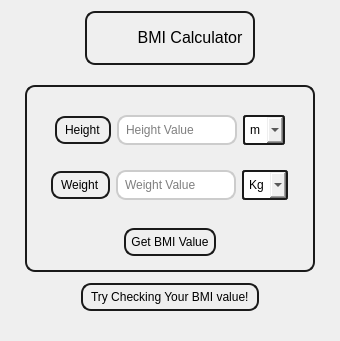
            <widget class="QWidget" name="Main_Page">
             <layout class="QVBoxLayout" name="verticalLayout_12">
              <item alignment="Qt::AlignHCenter|Qt::AlignTop">
               <widget class="QFrame" name="frame_18">
                <property name="styleSheet">
                 <string notr="true">QFrame{
    border-radius: 10px;
    border: 2px solid  hsl(0, 0%, 10%);;
    padding: 5px;
}
QLabel{
border:0px;
}</string>
                </property>
                <property name="frameShape">
                 <enum>QFrame::StyledPanel</enum>
                </property>
                <property name="frameShadow">
                 <enum>QFrame::Raised</enum>
                </property>
                <layout class="QHBoxLayout" name="horizontalLayout_8">
                 <property name="spacing">
                  <number>0</number>
                 </property>
                 <property name="leftMargin">
                  <number>0</number>
                 </property>
                 <property name="topMargin">
                  <number>0</number>
                 </property>
                 <property name="rightMargin">
                  <number>0</number>
                 </property>
                 <property name="bottomMargin">
                  <number>0</number>
                 </property>
                 <item>
                  <widget class="QLabel" name="label_7">
                   <property name="minimumSize">
                    <size>
                     <width>40</width>
                     <height>40</height>
                    </size>
                   </property>
                   <property name="maximumSize">
                    <size>
                     <width>40</width>
                     <height>40</height>
                    </size>
                   </property>
                   <property name="text">
                    <string/>
                   </property>
                   <property name="textFormat">
                    <enum>Qt::PlainText</enum>
                   </property>
                   <property name="pixmap">
                    <pixmap resource="../Qss/icons/_icons.qrc">:/images/Images/BMI.png</pixmap>
                   </property>
                   <property name="scaledContents">
                    <bool>true</bool>
                   </property>
                  </widget>
                 </item>
                 <item alignment="Qt::AlignHCenter|Qt::AlignVCenter">
                  <widget class="QLabel" name="label_9">
                   <property name="font">
                    <font>
                     <pointsize>12</pointsize>
                    </font>
                   </property>
                   <property name="layoutDirection">
                    <enum>Qt::LeftToRight</enum>
                   </property>
                   <property name="styleSheet">
                    <string notr="true"/>
                   </property>
                   <property name="text">
                    <string>BMI Calculator</string>
                   </property>
                   <property name="alignment">
                    <set>Qt::AlignHCenter|Qt::AlignTop</set>
                   </property>
                  </widget>
                 </item>
                </layout>
               </widget>
              </item>
              <item>
               <widget class="QFrame" name="Main_input_BMI">
                <property name="sizePolicy">
                 <sizepolicy hsizetype="Preferred" vsizetype="Expanding">
                  <horstretch>0</horstretch>
                  <verstretch>0</verstretch>
                 </sizepolicy>
                </property>
                <property name="styleSheet">
                 <string notr="true">QFrame,QPushButton{
    border-radius: 10px;
    border: 2px solid  hsl(0, 0%, 10%);;
    padding: 5px;
}
QComboBox{
    border: 2px solid  hsl(0, 0%, 10%);;
    padding: 5px;
 border-radius: 3px;
}

QLineEdit {
    border-radius: 10px;
    border: 2px solid #ccc;
    padding: 5px;
}
QPushButton:hover {
    background-color: #bdbdbd;
}
QLineEdit:focus {
    border-color: hsl(0, 0%, 30%);
}
#BMI_info_main,#Main_input_BMI,#Height_Box_BMI,#Weight_box_BMI{
border:0px;}</string>
                </property>
                <property name="frameShape">
                 <enum>QFrame::StyledPanel</enum>
                </property>
                <property name="frameShadow">
                 <enum>QFrame::Raised</enum>
                </property>
                <layout class="QVBoxLayout" name="verticalLayout_19">
                 <item alignment="Qt::AlignHCenter|Qt::AlignVCenter">
                  <widget class="QFrame" name="frame_2">
                   <property name="frameShape">
                    <enum>QFrame::StyledPanel</enum>
                   </property>
                   <property name="frameShadow">
                    <enum>QFrame::Raised</enum>
                   </property>
                   <layout class="QVBoxLayout" name="verticalLayout_22">
                    <item alignment="Qt::AlignHCenter">
                     <widget class="QFrame" name="Height_Box_BMI">
                      <property name="minimumSize">
                       <size>
                        <width>0</width>
                        <height>0</height>
                       </size>
                      </property>
                      <property name="frameShape">
                       <enum>QFrame::StyledPanel</enum>
                      </property>
                      <property name="frameShadow">
                       <enum>QFrame::Raised</enum>
                      </property>
                      <layout class="QHBoxLayout" name="horizontalLayout_7">
                       <item alignment="Qt::AlignHCenter|Qt::AlignVCenter">
                        <widget class="QLabel" name="label_13">
                         <property name="text">
                          <string>Height</string>
                         </property>
                        </widget>
                       </item>
                       <item>
                        <widget class="QLineEdit" name="Height_input_BMI">
                         <property name="minimumSize">
                          <size>
                           <width>0</width>
                           <height>0</height>
                          </size>
                         </property>
                         <property name="placeholderText">
                          <string>Height Value</string>
                         </property>
                        </widget>
                       </item>
                       <item>
                        <widget class="QComboBox" name="Units_height">
                         <property name="minimumSize">
                          <size>
                           <width>0</width>
                           <height>0</height>
                          </size>
                         </property>
                         <property name="maximumSize">
                          <size>
                           <width>70</width>
                           <height>30</height>
                          </size>
                         </property>
                         <item>
                          <property name="text">
                           <string>m</string>
                          </property>
                         </item>
                         <item>
                          <property name="text">
                           <string>In</string>
                          </property>
                         </item>
                        </widget>
                       </item>
                      </layout>
                     </widget>
                    </item>
                    <item alignment="Qt::AlignHCenter">
                     <widget class="QFrame" name="Weight_box_BMI">
                      <property name="frameShape">
                       <enum>QFrame::StyledPanel</enum>
                      </property>
                      <property name="frameShadow">
                       <enum>QFrame::Raised</enum>
                      </property>
                      <layout class="QHBoxLayout" name="horizontalLayout_19">
                       <property name="spacing">
                        <number>6</number>
                       </property>
                       <property name="leftMargin">
                        <number>0</number>
                       </property>
                       <property name="topMargin">
                        <number>0</number>
                       </property>
                       <property name="rightMargin">
                        <number>0</number>
                       </property>
                       <property name="bottomMargin">
                        <number>17</number>
                       </property>
                       <item alignment="Qt::AlignVCenter">
                        <widget class="QLabel" name="label_14">
                         <property name="text">
                          <string>Weight</string>
                         </property>
                        </widget>
                       </item>
                       <item>
                        <widget class="QLineEdit" name="Weight_input_BMI">
                         <property name="placeholderText">
                          <string>Weight Value</string>
                         </property>
                         <property name="cursorMoveStyle">
                          <enum>Qt::VisualMoveStyle</enum>
                         </property>
                        </widget>
                       </item>
                       <item>
                        <widget class="QComboBox" name="Units_weight">
                         <property name="minimumSize">
                          <size>
                           <width>40</width>
                           <height>20</height>
                          </size>
                         </property>
                         <property name="maximumSize">
                          <size>
                           <width>60</width>
                           <height>30</height>
                          </size>
                         </property>
                         <item>
                          <property name="text">
                           <string>Kg</string>
                          </property>
                         </item>
                         <item>
                          <property name="text">
                           <string>lb</string>
                          </property>
                         </item>
                        </widget>
                       </item>
                      </layout>
                     </widget>
                    </item>
                    <item alignment="Qt::AlignHCenter|Qt::AlignVCenter">
                     <widget class="QPushButton" name="Get_info_BMI_btn">
                      <property name="cursor">
                       <cursorShape>PointingHandCursor</cursorShape>
                      </property>
                      <property name="text">
                       <string>Get BMI Value</string>
                      </property>
                     </widget>
                    </item>
                   </layout>
                  </widget>
                 </item>
                 <item alignment="Qt::AlignHCenter">
                  <widget class="QFrame" name="BMI_info_main">
                   <property name="frameShape">
                    <enum>QFrame::StyledPanel</enum>
                   </property>
                   <property name="frameShadow">
                    <enum>QFrame::Raised</enum>
                   </property>
                   <layout class="QVBoxLayout" name="verticalLayout_23">
                    <property name="spacing">
                     <number>0</number>
                    </property>
                    <property name="leftMargin">
                     <number>0</number>
                    </property>
                    <property name="topMargin">
                     <number>0</number>
                    </property>
                    <property name="rightMargin">
                     <number>0</number>
                    </property>
                    <property name="bottomMargin">
                     <number>0</number>
                    </property>
                    <item alignment="Qt::AlignHCenter|Qt::AlignVCenter">
                     <widget class="QLabel" name="Info_BMI_after_check">
                      <property name="text">
                       <string>Try Checking Your BMI value!</string>
                      </property>
                     </widget>
                    </item>
                   </layout>
                  </widget>
                 </item>
                </layout>
               </widget>
              </item>
             </layout>
            </widget>
